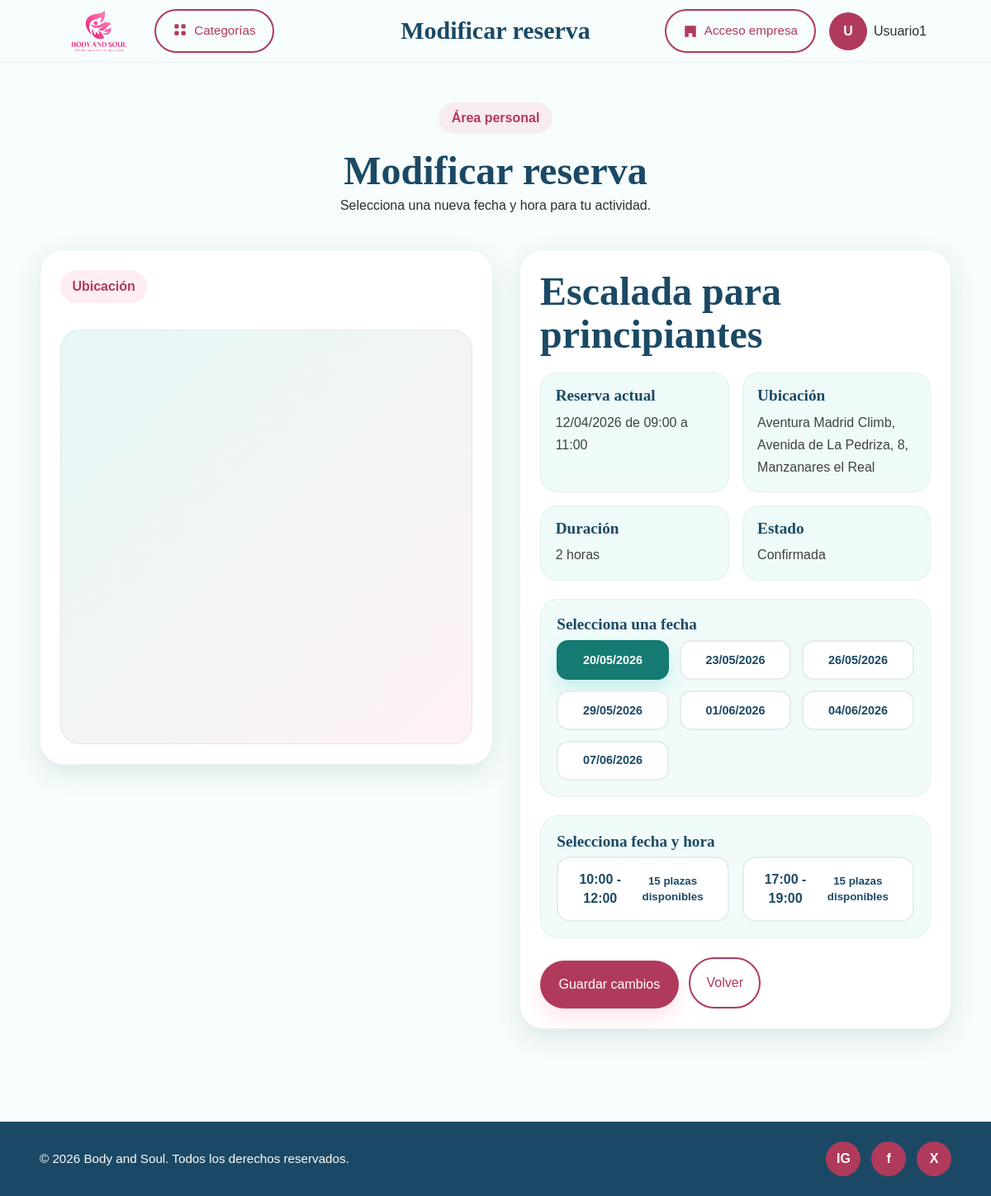
/publico/modificar-reserva.php?idreserva=3 (signed in), run on the app's committed database.
### tables this page shows
CREATE TABLE `usuario` (
  `id_usuario` int(11) NOT NULL,
  `nombre` varchar(100) NOT NULL,
  `apellido` varchar(30) NOT NULL,
  `email` varchar(150) NOT NULL,
  `contrasena` varchar(255) NOT NULL,
  `telefono` varchar(20) DEFAULT NULL,
  `id_rol` int(11) NOT NULL,
  `fecha_registro` datetime NOT NULL DEFAULT current_timestamp(),
  `intentos` int(1) NOT NULL,
  `estado` enum('activo','suspendido') NOT NULL DEFAULT 'activo'
);

CREATE TABLE `reserva` (
  `id_reserva` int(11) NOT NULL,
  `id_usuario` int(11) NOT NULL,
  `id_servicio` int(11) NOT NULL,
  `fecha_hora` datetime NOT NULL,
  `estado` enum('pendiente','confirmada','cancelada') NOT NULL DEFAULT 'pendiente',
  `id_detalle_actividad` int(11) NOT NULL
);

CREATE TABLE `servicio` (
  `id_servicio` int(11) NOT NULL,
  `id_empresa` int(11) NOT NULL,
  `nombre_servicio` varchar(150) NOT NULL,
  `descripcion` text DEFAULT NULL,
  `lugar` varchar(150) DEFAULT NULL,
  `id_categoria` int(11) NOT NULL,
  `precio` decimal(10,2) NOT NULL DEFAULT 0.00,
  `duracion` varchar(50) DEFAULT NULL,
  `materiales` text DEFAULT NULL,
  `estado` enum('activo','cancelado') NOT NULL DEFAULT 'activo',
  `id_municipio` int(11) DEFAULT NULL,
  `codigo_postal` varchar(10) DEFAULT NULL,
  `latitud` decimal(10,8) DEFAULT NULL,
  `longitud` decimal(11,8) DEFAULT NULL
);

CREATE TABLE `detalle_actividad` (
  `id` int(11) NOT NULL,
  `id_servicio` int(11) NOT NULL,
  `fecha` date NOT NULL,
  `hora_inicio` time NOT NULL,
  `hora_fin` time NOT NULL,
  `plazas_maximas` int(11) NOT NULL
);

### bd/bd.php (called while the page is built, shortened)
<?php
class db{
public $pdo = "";
public function __construct($host,$port,$db,$user,$pass) {
    $this->pdo = new PDO("mysql:host=".$host.";port=".$port.";dbname=".$db.";charset=utf8", $user, $pass);
    }
public function ObtenerUsuario($id){
    $sentencia="SELECT * FROM usuario WHERE id_usuario = :id";
    $ejecuccion=$this->pdo->prepare($sentencia);
    $ejecuccion->execute([
        ":id" => $id
    ]);
    $fila = $ejecuccion->fetch(PDO::FETCH_ASSOC);
    return $fila;
}
}
?>

### bd/bdact.php (called while the page is built, shortened)
<?php
class bdact{
public $pdo = "";
public function __construct($host,$port,$db,$user,$pass) {
    $this->pdo = new PDO("mysql:host=".$host.";port=".$port.";dbname=".$db.";charset=utf8", $user, $pass);
    }
public function obtenerDisponibilidadesPorServicio($idServicio){
    $sentencia = "SELECT d.*
            FROM detalle_actividad d
            INNER JOIN servicio s ON d.id_servicio = s.id_servicio
            WHERE d.id_servicio = :id_servicio
            AND s.estado = 'activo'
            ORDER BY d.fecha ASC, d.hora_inicio ASC";
    $ejecucion = $this->pdo->prepare($sentencia);
    $ejecucion->execute([
        ":id_servicio" => $idServicio
    ]);
    return $ejecucion->fetchAll(PDO::FETCH_ASSOC);
}
public function contarReservasConfirmadasPorDetalle($idDetalle){
    $sentencia = "SELECT COUNT(*)
            FROM reserva
            WHERE id_detalle_actividad = :id_detalle
              AND estado = 'confirmada'";
    $ejecucion = $this->pdo->prepare($sentencia);
    $ejecucion->execute([
        ":id_detalle" => $idDetalle
    ]);
    $fila = (int) $ejecucion->fetchColumn();
    return $fila;
}
public function ObtenerReservaUsuarioPorId($idUsuario, $idReserva){
    $sentencia = "SELECT
                    r.id_reserva,
                    r.estado,
                    r.id_servicio,
                    r.fecha_hora,
                    r.id_detalle_actividad,
                    s.nombre_servicio,
                    s.descripcion,
                    s.lugar,
                    s.precio,
                    s.duracion,
                    d.fecha,
                    d.hora_inicio,
                    d.hora_fin
                  FROM reserva r
                  INNER JOIN servicio s
                    ON r.id_servicio = s.id_servicio
                  INNER JOIN detalle_actividad d
                    ON r.id_detalle_actividad = d.id
                  WHERE r.id_usuario = :id_usuario
                  AND r.id_reserva = :id_reserva
                  LIMIT 1";
    $ejecucion = $this->pdo->prepare($sentencia);
    $ejecucion->execute([
        ":id_usuario" => $idUsuario,
        ":id_reserva" => $idReserva
    ]);
    $fila = $ejecucion->fetch(PDO::FETCH_ASSOC);
    return $fila;
}
}
?>

### publico/modificar-reserva.php (the view, shortened to what this page needs)
<?php
$titulo = "<h1>Modificar reserva</h1>";
require_once("head.php");
$idReserva = (int) $_GET["idreserva"];
$idUsuario = $_SESSION["usuario"];
$reserva = $bdact->ObtenerReservaUsuarioPorId($idUsuario, $idReserva);
$disponibilidades = $bdact->obtenerDisponibilidadesPorServicio($reserva["id_servicio"]);
$fechasDisponibles = [];
$hoy = date("Y-m-d");
foreach ($disponibilidades as $franja) {
    if (!empty($franja["fecha"]) && $franja["fecha"] >= $hoy) {
        if (!in_array($franja["fecha"], $fechasDisponibles)) {
            $fechasDisponibles[] = $franja["fecha"];
        }
    }
}
sort($fechasDisponibles);
$fechasDisponibles = array_slice($fechasDisponibles, 0, 7);
$fechaSeleccionada = isset($_GET["fecha"]) ? $_GET["fecha"] : ($reserva["fecha"] ?? ($fechasDisponibles[0] ?? null));
if ($fechaSeleccionada && !in_array($fechaSeleccionada, $fechasDisponibles)) {
    $fechaSeleccionada = $fechasDisponibles[0] ?? null;
}
?>
<main class="booking-page">
  <section class="booking-section">
    <div class="container">
      <div class="booking-title-block">
        <span class="section-tag">Área personal</span>
        <h2>Modificar reserva</h2>
        <p>Selecciona una nueva fecha y hora para tu actividad.</p>
      </div>
      <div class="booking-layout">
        <article class="booking-map-card">
          <div class="booking-card-header">
            <span class="section-tag">Ubicación</span>
          </div>
          <div class="map-wrapper">
            <iframe
              src="https://www.google.com/maps?q=<?= urlencode($reserva["lugar"]) ?>&output=embed"
              title="Mapa de ubicación de la actividad"
              loading="lazy"
>
            </iframe>
          </div>
        </article>
        <article class="booking-form-card">
          <div class="booking-info-header">
            <h3><?= htmlentities($reserva["nombre_servicio"]) ?></h3>
          </div>
          <div class="booking-info-content">
            <div class="info-grid">
              <div class="info-item">
                <h4>Reserva actual</h4>
                <p>
                  <?= date("d/m/Y", strtotime($reserva["fecha"])) ?>
                  de <?= substr($reserva["hora_inicio"], 0, 5) ?>
                  a <?= substr($reserva["hora_fin"], 0, 5) ?>
                </p>
              </div>
              <div class="info-item">
                <h4>Ubicación</h4>
                <p><?= htmlentities($reserva["lugar"]) ?></p>
              </div>
              <div class="info-item">
                <h4>Duración</h4>
                <p><?= !empty($reserva["duracion"]) ? htmlentities($reserva["duracion"]) : 'No especificada' ?></p>
              </div>
              <div class="info-item">
                <h4>Estado</h4>
                <p><?= htmlentities(ucfirst($reserva["estado"])) ?></p>
              </div>
            </div>
            <?php if (!empty($fechasDisponibles)): ?>
              <form method="post" class="booking-form">
                <div class="available-dates-block">
                  <h4>Selecciona una fecha</h4>
                  <div class="available-dates-grid">
                    <?php foreach ($fechasDisponibles as $fecha) : ?>
                      <a
                        href="modificar-reserva.php?idreserva=<?= $idReserva ?>&fecha=<?= urlencode($fecha) ?>"
                        class="date-chip <?= $fecha === $fechaSeleccionada ? 'active' : '' ?>"
                      >
                        <?= date("d/m/Y", strtotime($fecha)) ?>
                      </a>
                    <?php endforeach; ?>
                  </div>
                </div>
                <div class="time-slots-block">
                  <h4>Selecciona fecha y hora</h4>
                  <div class="time-slots-grid">
                    <?php
                    foreach ($disponibilidades as $franja) :
                      if ($franja["fecha"] === $fechaSeleccionada) :
                        $ocupadas = $bdact->contarReservasConfirmadasPorDetalle($franja["id"]);
                        $plazasRestantes = $franja["plazas_maximas"] - $ocupadas;
                    ?>
                        <label class="time-slot">
                          <span>
                            <?= substr($franja["hora_inicio"], 0, 5) ?> - <?= substr($franja["hora_fin"], 0, 5) ?>
                            <br>
                            <small>
                              <?= $plazasRestantes > 0 ? $plazasRestantes . " plazas disponibles" : "Completo" ?>
                            </small>
                          </span>
                        </label>
                    <?php
                      endif;
                    endforeach;
                    ?>
                  </div>
                </div>
                <div class="reservation-actions">
                  <button type="submit" class="btn btn-primary reserve-activity-btn">
                    Guardar cambios
                  </button>
                  <a href="perfil.php" class="btn btn-outline">
                    Volver
                  </a>
                </div>
              </form>
            <?php endif; ?>
          </div>
        </article>
      </div>
    </div>
  </section>
</main>
<?php require_once("footer.php"); ?>
</body>
</html>

### publico/head.php (shortened to what this page needs)
<?php
require_once("../bd/bd.php");
$bbdd= new db("localhost",3306,"plataforma_servicios1","root","");
require_once("../bd/bdact.php");
$bdact= new bdact("localhost",3306,"plataforma_servicios1","root","");
if(isset($_SESSION["usuario"])){
  $usuario=$bbdd->ObtenerUsuario($_SESSION["usuario"]);
  $nombre=$usuario["nombre"];
  $apellido=$usuario["apellido"];
  $inicial=strtoupper($nombre[0]);
  $iniciosesion=$iniciosesion="<a href='perfil.php' class='contenedorinicio'>
                  <span class='profile-avatar'>".$inicial."</span>
                  <span class='profile-name'>".$nombre." ".$apellido."</span>
                  </a>";
}
?>
<!DOCTYPE html>
<html lang="es">
<head>
  <link rel="stylesheet" href="../css/styles.css"/>
  <link rel="stylesheet" href="../css/public-styles/index.css"/>
  <link rel="stylesheet" href="../css/public-styles/login.css"/>
  <link rel="stylesheet" href="../css/public-styles/perfil.css"/>
  <link rel="stylesheet" href="../css/public-styles/categoria.css"/>
  <link rel="stylesheet" href="../css/public-styles/actividad.css"/>
  <link rel="stylesheet" href="../css/public-styles/reserva.css"/>
  <link rel="stylesheet" href="../css/public-styles/mis-reservas.css"/>
  <link rel="stylesheet" href="../css/public-styles/mis-valoraciones.css"/>
  <link rel="stylesheet" href="../css/public-styles/favoritos.css"/>
  <link rel="stylesheet" href="https://unpkg.com/leaflet/dist/leaflet.css">
</head>
<body>
<header class="main-header">
  <div class="container header-container">
    <div class="header-left">
      <a href="index.php">
        <img src="../img/logo.PNG" class="logo">
      </a>
      <button type="button" id="abrirCategorias" class="btn btn-outline header-categories-btn">
        <span class="cat-icon">
          <svg width="18" height="18" viewBox="0 0 24 24" fill="currentColor">
            <rect x="3" y="3" width="7" height="7" rx="2"/>
            <rect x="14" y="3" width="7" height="7" rx="2"/>
            <rect x="3" y="14" width="7" height="7" rx="2"/>
            <rect x="14" y="14" width="7" height="7" rx="2"/>
          </svg>
        </span>
        Categorías
      </button>
    </div>
    <div class="header-title">
      <?=$titulo?>
    </div>
    <div class="header-right">
      <a href="../Empresa/login-empresa.php" class="btn btn-outline">
        <span class="btn-icon">
          <svg viewBox="0 0 24 24" fill="currentColor">
            <path d="M3 21V3h18v18h-6v-6H9v6H3zm4-4h2v2H7v-2zm0-4h2v2H7v-2zm0-4h2v2H7V9zm4 4h2v2h-2v-2zm0-4h2v2h-2V9zm4 8h2v2h-2v-2zm0-4h2v2h-2v-2z"/>
          </svg>
        </span>
        Acceso empresa
      </a>
      <?=$iniciosesion?>
    </div>
  </div>
</header>

### css/styles.css (style rules this page uses)
:root { --mint: #147a72; --navy: #1B4965; --pink: #b03a5b; --light: #F7FDFC; --dark: #2E2E2E; --white: #ffffff; --font-title: "Sansita Swashed", serif; --font-text: "Overpass", sans-serif; --radius-sm: 10px; --radius-md: 18px; --radius-lg: 28px; --shadow-soft: 0 10px 30px rgba(27, 73, 101, 0.12); --transition: all 0.3s ease; }
* { margin: 0; padding: 0; box-sizing: border-box; }
html { scroll-behavior: smooth; }
body { font-family: var(--font-text); color: var(--dark); background-color: var(--light); line-height: 1.6; }
img { max-width: 100%; display: block; }
a { text-decoration: none; color: inherit; }
button, input, select, textarea { font: inherit; }
.container { width: min(1200px, 92%); margin: 0 auto; }
h1, h2, h3, h4 { font-family: var(--font-title); color: var(--navy); line-height: 1.15; }
.section-tag { display: inline-block; background-color: rgba(255, 143, 163, 0.15); color: var(--pink); font-weight: 700; padding: 0.45rem 0.9rem; border-radius: 999px; margin-bottom: 1rem; }
.btn { display: inline-flex; align-items: center; justify-content: center; gap: 0.5rem; border: none; cursor: pointer; padding: 0.75rem 1.2rem; border-radius: 999px; font-weight: 500; transition: var(--transition); text-align: center; }
.btn-primary { background-color: var(--pink); color: var(--white); }
.btn-outline { background-color: transparent; border: 2px solid var(--pink); color: var(--pink); }
.main-header { background: #F7FDFC; border-bottom: 1px solid rgba(0,0,0,0.05); }
.header-container { display: flex; align-items: center; gap: 15px; padding: 10px 30px; }
.header-left { display: flex; align-items: center; gap: 20px; }
.logo { height: 55px; }
.header-title { display: flex; align-items: center; }
.header-title h1 { font-family: var(--font-title); font-size: 30px; color: var(--navy); }
.header-right { display: flex; align-items: center; gap: 12px; margin-left: auto; }
.header-right .btn, .header-categories-btn { font-size: 0.95rem; padding: 0.75rem 1.25rem; }
.btn-icon svg, .cat-icon svg { width: 18px; height: 18px; }

### css/public-styles/index.css (style rules this page uses)
.header-categories-btn { display: inline-flex; align-items: center; gap: 0.5rem; font-weight: 500; }
.cat-icon { font-size: 1rem; line-height: 1; }
.header-container { display: grid; grid-template-columns: 1fr auto 1fr; align-items: center; }
.header-left { justify-self: start; display: flex; align-items: center; gap: 1.5rem; }
.header-title { justify-self: center; text-align: center; }
.header-right { justify-self: end; display: flex; align-items: center; gap: 1rem; }
.btn-icon { display: flex; align-items: center; justify-content: center; }
.btn-icon svg { width: 18px; height: 18px; }
.header-right { position: relative; z-index: 20; }
.contenedorinicio { display: flex; align-items: center; gap: 0.5rem; position: relative; z-index: 30; cursor: pointer; pointer-events: auto; }

### css/public-styles/perfil.css (style rules this page uses)
.profile-avatar { width: 46px; height: 46px; border-radius: 50%; background-color: var(--pink); color: var(--white); display: flex; align-items: center; justify-content: center; font-weight: 700; transition: var(--transition); }

### css/public-styles/actividad.css (style rules this page uses)
.info-block p, .info-item p { color: rgba(46, 46, 46, 0.9); line-height: 1.7; }
.info-grid { display: grid; grid-template-columns: 1fr 1fr; gap: 1rem; }
.info-item { background: rgba(46, 196, 182, 0.08); border-radius: 20px; padding: 1rem 1.1rem; border: 1px solid rgba(27, 73, 101, 0.06); }

### css/public-styles/mis-reservas.css (style rules this page uses)
.reservation-actions { display: flex; flex-wrap: wrap; gap: 0.8rem; }
.reservation-actions { display: flex; flex-wrap: wrap; gap: 0.8rem; margin-top: auto; }

### data on the page
usuario: nombre "U", nombre "Usuario1"
reserva: id_servicio.nombre_servicio "Escalada para principiantes", id_detalle_actividad.fecha "12/04/2026", id_detalle_actividad.hora_inicio "09:00", id_detalle_actividad.hora_fin "11:00", id_servicio.lugar "Aventura Madrid Climb, Avenida de La Pedriza, 8, Manzanares el Real", id_servicio.duracion "2 horas", estado "Confirmada"
detalle_actividad: hora_inicio "10:00", hora_fin "12:00", plazas_maximas "15"
detalle_actividad: hora_inicio "17:00", hora_fin "19:00", plazas_maximas "15"

### other printed values
date("d/m/Y", strtotime($fecha)) "20/05/2026"
date("d/m/Y", strtotime($fecha)) "23/05/2026"
date("d/m/Y", strtotime($fecha)) "26/05/2026"
date("d/m/Y", strtotime($fecha)) "29/05/2026"
date("d/m/Y", strtotime($fecha)) "01/06/2026"
date("d/m/Y", strtotime($fecha)) "04/06/2026"
date("d/m/Y", strtotime($fecha)) "07/06/2026"
